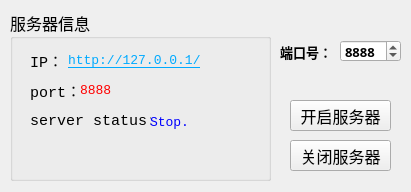
<?xml version="1.0" encoding="UTF-8"?>
<ui version="4.0">
 <class>MainWindow</class>
 <widget class="QMainWindow" name="MainWindow">
  <property name="geometry">
   <rect>
    <x>0</x>
    <y>0</y>
    <width>411</width>
    <height>192</height>
   </rect>
  </property>
  <property name="font">
   <font>
    <family>微软雅黑</family>
    <pointsize>12</pointsize>
    <weight>50</weight>
    <bold>false</bold>
   </font>
  </property>
  <property name="windowTitle">
   <string>服务器控制台</string>
  </property>
  <property name="styleSheet">
   <string notr="true"/>
  </property>
  <widget class="QWidget" name="centralWidget">
   <widget class="QPushButton" name="pushButton_Close">
    <property name="geometry">
     <rect>
      <x>290</x>
      <y>140</y>
      <width>101</width>
      <height>31</height>
     </rect>
    </property>
    <property name="text">
     <string>关闭服务器</string>
    </property>
   </widget>
   <widget class="QGroupBox" name="groupBox">
    <property name="geometry">
     <rect>
      <x>10</x>
      <y>10</y>
      <width>261</width>
      <height>171</height>
     </rect>
    </property>
    <property name="title">
     <string>服务器信息</string>
    </property>
    <widget class="QLabel" name="label_IPS">
     <property name="geometry">
      <rect>
       <x>20</x>
       <y>40</y>
       <width>41</width>
       <height>21</height>
      </rect>
     </property>
     <property name="font">
      <font>
       <family>Consolas</family>
       <pointsize>11</pointsize>
       <weight>50</weight>
       <bold>false</bold>
      </font>
     </property>
     <property name="text">
      <string>IP：</string>
     </property>
    </widget>
    <widget class="QLabel" name="label_PortS">
     <property name="geometry">
      <rect>
       <x>20</x>
       <y>70</y>
       <width>51</width>
       <height>21</height>
      </rect>
     </property>
     <property name="font">
      <font>
       <family>Consolas</family>
       <pointsize>11</pointsize>
       <weight>50</weight>
       <bold>false</bold>
      </font>
     </property>
     <property name="text">
      <string>port：</string>
     </property>
    </widget>
    <widget class="QLabel" name="label_SSS">
     <property name="geometry">
      <rect>
       <x>20</x>
       <y>100</y>
       <width>121</width>
       <height>21</height>
      </rect>
     </property>
     <property name="font">
      <font>
       <family>Consolas</family>
       <pointsize>11</pointsize>
       <weight>50</weight>
       <bold>false</bold>
      </font>
     </property>
     <property name="text">
      <string>server status:</string>
     </property>
    </widget>
    <widget class="QLabel" name="label_IP">
     <property name="geometry">
      <rect>
       <x>58</x>
       <y>40</y>
       <width>201</width>
       <height>20</height>
      </rect>
     </property>
     <property name="font">
      <font>
       <family>Lucida Console</family>
       <pointsize>10</pointsize>
       <weight>9</weight>
       <italic>false</italic>
       <bold>false</bold>
       <underline>true</underline>
      </font>
     </property>
     <property name="styleSheet">
      <string notr="true">color: rgb(0, 170, 255);
text-decoration: underline;
font: 75 10pt &quot;Lucida Console&quot;;</string>
     </property>
     <property name="text">
      <string>http://127.0.0.1/</string>
     </property>
    </widget>
    <widget class="QLabel" name="label_Port">
     <property name="geometry">
      <rect>
       <x>70</x>
       <y>70</y>
       <width>71</width>
       <height>20</height>
      </rect>
     </property>
     <property name="font">
      <font>
       <family>Lucida Console</family>
       <pointsize>10</pointsize>
       <weight>9</weight>
       <italic>false</italic>
       <bold>false</bold>
      </font>
     </property>
     <property name="styleSheet">
      <string notr="true">color: rgb(255, 0, 0);
font: 75 10pt &quot;Lucida Console&quot;;</string>
     </property>
     <property name="text">
      <string>8888</string>
     </property>
    </widget>
    <widget class="QLabel" name="label_SS">
     <property name="geometry">
      <rect>
       <x>140</x>
       <y>102</y>
       <width>111</width>
       <height>20</height>
      </rect>
     </property>
     <property name="font">
      <font>
       <family>Lucida Console</family>
       <pointsize>10</pointsize>
       <weight>9</weight>
       <italic>false</italic>
       <bold>false</bold>
      </font>
     </property>
     <property name="styleSheet">
      <string notr="true">font: 75 10pt &quot;Lucida Console&quot;;
color: rgb(0, 0, 255);</string>
     </property>
     <property name="text">
      <string>Stop.</string>
     </property>
    </widget>
   </widget>
   <widget class="QLabel" name="label">
    <property name="geometry">
     <rect>
      <x>280</x>
      <y>41</y>
      <width>71</width>
      <height>21</height>
     </rect>
    </property>
    <property name="font">
     <font>
      <family>微软雅黑</family>
      <pointsize>10</pointsize>
      <weight>75</weight>
      <bold>true</bold>
     </font>
    </property>
    <property name="text">
     <string>端口号：</string>
    </property>
   </widget>
   <widget class="QSpinBox" name="spinBox">
    <property name="geometry">
     <rect>
      <x>340</x>
      <y>40</y>
      <width>61</width>
      <height>22</height>
     </rect>
    </property>
    <property name="font">
     <font>
      <family>微软雅黑</family>
      <pointsize>10</pointsize>
      <weight>75</weight>
      <bold>true</bold>
     </font>
    </property>
    <property name="minimum">
     <number>6000</number>
    </property>
    <property name="maximum">
     <number>20000</number>
    </property>
    <property name="value">
     <number>8888</number>
    </property>
   </widget>
   <widget class="QPushButton" name="pushButton_Start">
    <property name="geometry">
     <rect>
      <x>290</x>
      <y>100</y>
      <width>101</width>
      <height>31</height>
     </rect>
    </property>
    <property name="text">
     <string>开启服务器</string>
    </property>
   </widget>
  </widget>
 </widget>
 <layoutdefault spacing="6" margin="11"/>
 <resources/>
 <connections/>
</ui>
